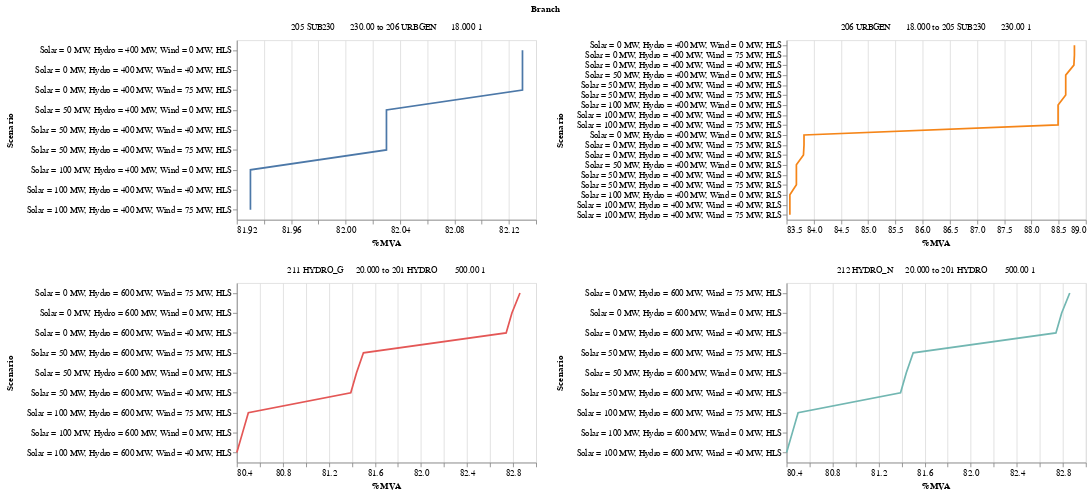

The code cell stored with this chart in its notebook:
### Code cell
alt.Chart(tran_fil).mark_line().encode(
    alt.X('%MVA', scale=alt.Scale(zero=False)),
    alt.Y('Scenario',axis = alt.Axis(labelLimit= 250, titleX=-260), sort='-x'),
    alt.Color('Branch', legend=None)).properties(height = 210, width =350).facet('Branch',columns=2).resolve_scale(x='independent', y = 'independent')

### Figure 1 — Vega-Lite specification as saved in the notebook (floating-point values rounded to 4 significant figures)
{"config": {"view": {"continuousWidth": 300, "continuousHeight": 300}}, "data": {"name": "data-14576bcae92f94c8ca749fac18a4b62a"}, "facet": {"field": "Branch", "type": "nominal"}, "spec": {"mark": {"type": "line"}, "encoding": {"color": {"field": "Branch", "legend": null, "type": "nominal"}, "x": {"field": "%MVA", "scale": {"zero": false}, "type": "quantitative"}, "y": {"axis": {"labelLimit": 250, "titleX": -260}, "field": "Scenario", "sort": "-x", "type": "nominal"}}, "height": 210, "width": 350}, "columns": 2, "resolve": {"scale": {"x": "independent", "y": "independent"}}, "$schema": "https://vega.github.io/schema/vega-lite/v5.20.1.json", "datasets": {"data-14576bcae92f94c8ca749fac18a4b62a": [{"Scenario": "Solar = 0 MW, Hydro = 400 MW, Wind = 0 MW, RLS", "From Bus": 206, "From Bus Ext": "URBGEN      18.000", "To Bus": 205, "To Bus Ext": "SUB230      230.00", "Ckt ID": 1, "Non Metered Bus": 206, " Branch I": 29981, "Branch Flow MW": 754.4, "Branch Flow MVAR": 600.0, "Branch MVA": 963.9, "MW Loss": 2.27, "MVAR Loss": 116.5, "Rate": 1150.0, "%I": 81.28, "%MVA": 83.82, "From Bus V": "18.000", "To Bus V": "230.00", "Branch": "206 URBGEN      18.000 to 205 SUB230      230.00 1"}, {"Scenario": "Solar = 0 MW, Hydro = 400 MW, Wind = 40 MW, RLS", "From Bus": 206, "From Bus Ext": "URBGEN      18.000", "To Bus": 205, "To Bus Ext": "SUB230      230.00", "Ckt ID": 1, "Non Metered Bus": 206, " Branch I": 29973, "Branch Flow MW": 754.3, "Branch Flow MVAR": 600.0, "Branch MVA": 963.9, "MW Loss": 2.27, "MVAR Loss": 116.4, "Rate": 1150.0, "%I": 81.26, "%MVA": 83.81, "From Bus V": "18.000", "To Bus V": "230.00", "Branch": "206 URBGEN      18.000 to 205 SUB230      230.00 1"}, {"Scenario": "Solar = 0 MW, Hydro = 400 MW, Wind = 75 MW, RLS", "From Bus": 206, "From Bus Ext": "URBGEN      18.000", "To Bus": 205, "To Bus Ext": "SUB230      230.00", "Ckt ID": 1, "Non Metered Bus": 206, " Branch I": 29986, "Branch Flow MW": 754.4, "Branch Flow MVAR": 600.0, "Branch MVA": 963.9, "MW Loss": 2.27, "MVAR Loss": 116.5, "Rate": 1150.0, "%I": 81.29, "%MVA": 83.82, "From Bus V": "18.000", "To Bus V": "230.00", "Branch": "206 URBGEN      18.000 to 205 SUB230      230.00 1"}, {"Scenario": "Solar = 0 MW, Hydro = 400 MW, Wind = 0 MW, HLS", "From Bus": 205, "From Bus Ext": "SUB230      230.00", "To Bus": 206, "To Bus Ext": "URBGEN      18.000", "Ckt ID": 1, "Non Metered Bus": 206, " Branch I": 2548, "Branch Flow MW": -823.5, "Branch Flow MVAR": -462.6, "Branch MVA": 944.5, "MW Loss": 2.68, "MVAR Loss": 137.4, "Rate": 1150.0, "%I": 88.28, "%MVA": 82.13, "From Bus V": "230.00", "To Bus V": "18.000", "Branch": "205 SUB230      230.00 to 206 URBGEN      18.000 1"}, {"Scenario": "Solar = 0 MW, Hydro = 400 MW, Wind = 0 MW, HLS", "From Bus": 206, "From Bus Ext": "URBGEN      18.000", "To Bus": 205, "To Bus Ext": "SUB230      230.00", "Ckt ID": 1, "Non Metered Bus": 206, " Branch I": 32564, "Branch Flow MW": 826.1, "Branch Flow MVAR": 600.0, "Branch MVA": 1021.0, "MW Loss": 2.68, "MVAR Loss": 137.4, "Rate": 1150.0, "%I": 88.28, "%MVA": 88.79, "From Bus V": "18.000", "To Bus V": "230.00", "Branch": "206 URBGEN      18.000 to 205 SUB230      230.00 1"}, {"Scenario": "Solar = 0 MW, Hydro = 400 MW, Wind = 40 MW, HLS", "From Bus": 205, "From Bus Ext": "SUB230      230.00", "To Bus": 206, "To Bus Ext": "URBGEN      18.000", "Ckt ID": 1, "Non Metered Bus": 206, " Branch I": 2547, "Branch Flow MW": -823.4, "Branch Flow MVAR": -462.7, "Branch MVA": 944.5, "MW Loss": 2.68, "MVAR Loss": 137.3, "Rate": 1150.0, "%I": 88.26, "%MVA": 82.13, "From Bus V": "230.00", "To Bus V": "18.000", "Branch": "205 SUB230      230.00 to 206 URBGEN      18.000 1"}, {"Scenario": "Solar = 0 MW, Hydro = 400 MW, Wind = 40 MW, HLS", "From Bus": 206, "From Bus Ext": "URBGEN      18.000", "To Bus": 205, "To Bus Ext": "SUB230      230.00", "Ckt ID": 1, "Non Metered Bus": 206, " Branch I": 32554, "Branch Flow MW": 826.1, "Branch Flow MVAR": 600.0, "Branch MVA": 1021.0, "MW Loss": 2.68, "MVAR Loss": 137.3, "Rate": 1150.0, "%I": 88.26, "%MVA": 88.78, "From Bus V": "18.000", "To Bus V": "230.00", "Branch": "206 URBGEN      18.000 to 205 SUB230      230.00 1"}, {"Scenario": "Solar = 0 MW, Hydro = 400 MW, Wind = 75 MW, HLS", "From Bus": 205, "From Bus Ext": "SUB230      230.00", "To Bus": 206, "To Bus Ext": "URBGEN      18.000", "Ckt ID": 1, "Non Metered Bus": 206, " Branch I": 2548, "Branch Flow MW": -823.5, "Branch Flow MVAR": -462.5, "Branch MVA": 944.5, "MW Loss": 2.68, "MVAR Loss": 137.4, "Rate": 1150.0, "%I": 88.3, "%MVA": 82.13, "From Bus V": "230.00", "To Bus V": "18.000", "Branch": "205 SUB230      230.00 to 206 URBGEN      18.000 1"}, {"Scenario": "Solar = 0 MW, Hydro = 400 MW, Wind = 75 MW, HLS", "From Bus": 206, "From Bus Ext": "URBGEN      18.000", "To Bus": 205, "To Bus Ext": "SUB230      230.00", "Ckt ID": 1, "Non Metered Bus": 206, " Branch I": 32570, "Branch Flow MW": 826.2, "Branch Flow MVAR": 600.0, "Branch MVA": 1021.0, "MW Loss": 2.68, "MVAR Loss": 137.4, "Rate": 1150.0, "%I": 88.3, "%MVA": 88.79, "From Bus V": "18.000", "To Bus V": "230.00", "Branch": "206 URBGEN      18.000 to 205 SUB230      230.00 1"}, {"Scenario": "Solar = 0 MW, Hydro = 600 MW, Wind = 0 MW, HLS", "From Bus": 211, "From Bus Ext": "HYDRO_G     20.000", "To Bus": 201, "To Bus Ext": "HYDRO       500.00", "Ckt ID": 1, "Non Metered Bus": 211, " Branch I": 17508, "Branch Flow MW": 600.0, "Branch Flow MVAR": 280.5, "Branch MVA": 662.3, "MW Loss": 2.57, "MVAR Loss": 78.17, "Rate": 800.0, "%I": 75.81, "%MVA": 82.79, "From Bus V": "20.000", "To Bus V": "500.00", "Branch": "211 HYDRO_G     20.000 to 201 HYDRO       500.00 1"}, {"Scenario": "Solar = 0 MW, Hydro = 600 MW, Wind = 0 MW, HLS", "From Bus": 212, "From Bus Ext": "HYDRO_N     20.000", "To Bus": 201, "To Bus Ext": "HYDRO       500.00", "Ckt ID": 1, "Non Metered Bus": 212, " Branch I": 17508, "Branch Flow MW": 600.0, "Branch Flow MVAR": 280.5, "Branch MVA": 662.3, "MW Loss": 2.57, "MVAR Loss": 78.17, "Rate": 800.0, "%I": 75.81, "%MVA": 82.79, "From Bus V": "20.000", "To Bus V": "500.00", "Branch": "212 HYDRO_N     20.000 to 201 HYDRO       500.00 1"}, {"Scenario": "Solar = 0 MW, Hydro = 600 MW, Wind = 40 MW, HLS", "From Bus": 211, "From Bus Ext": "HYDRO_G     20.000", "To Bus": 201, "To Bus Ext": "HYDRO       500.00", "Ckt ID": 1, "Non Metered Bus": 211, " Branch I": 17499, "Branch Flow MW": 600.0, "Branch Flow MVAR": 279.4, "Branch MVA": 661.9, "MW Loss": 2.57, "MVAR Loss": 78.09, "Rate": 800.0, "%I": 75.78, "%MVA": 82.74, "From Bus V": "20.000", "To Bus V": "500.00", "Branch": "211 HYDRO_G     20.000 to 201 HYDRO       500.00 1"}, {"Scenario": "Solar = 0 MW, Hydro = 600 MW, Wind = 40 MW, HLS", "From Bus": 212, "From Bus Ext": "HYDRO_N     20.000", "To Bus": 201, "To Bus Ext": "HYDRO       500.00", "Ckt ID": 1, "Non Metered Bus": 212, " Branch I": 17499, "Branch Flow MW": 600.0, "Branch Flow MVAR": 279.4, "Branch MVA": 661.9, "MW Loss": 2.57, "MVAR Loss": 78.09, "Rate": 800.0, "%I": 75.78, "%MVA": 82.74, "From Bus V": "20.000", "To Bus V": "500.00", "Branch": "212 HYDRO_N     20.000 to 201 HYDRO       500.00 1"}, {"Scenario": "Solar = 0 MW, Hydro = 600 MW, Wind = 75 MW, HLS", "From Bus": 211, "From Bus Ext": "HYDRO_G     20.000", "To Bus": 201, "To Bus Ext": "HYDRO       500.00", "Ckt ID": 1, "Non Metered Bus": 211, " Branch I": 17518, "Branch Flow MW": 600.0, "Branch Flow MVAR": 281.7, "Branch MVA": 662.9, "MW Loss": 2.58, "MVAR Loss": 78.26, "Rate": 800.0, "%I": 75.86, "%MVA": 82.86, "From Bus V": "20.000", "To Bus V": "500.00", "Branch": "211 HYDRO_G     20.000 to 201 HYDRO       500.00 1"}, {"Scenario": "Solar = 0 MW, Hydro = 600 MW, Wind = 75 MW, HLS", "From Bus": 212, "From Bus Ext": "HYDRO_N     20.000", "To Bus": 201, "To Bus Ext": "HYDRO       500.00", "Ckt ID": 1, "Non Metered Bus": 212, " Branch I": 17518, "Branch Flow MW": 600.0, "Branch Flow MVAR": 281.7, "Branch MVA": 662.9, "MW Loss": 2.58, "MVAR Loss": 78.26, "Rate": 800.0, "%I": 75.86, "%MVA": 82.86, "From Bus V": "20.000", "To Bus V": "500.00", "Branch": "212 HYDRO_N     20.000 to 201 HYDRO       500.00 1"}, {"Scenario": "Solar = 50 MW, Hydro = 400 MW, Wind = 0 MW, RLS", "From Bus": 206, "From Bus Ext": "URBGEN      18.000", "To Bus": 205, "To Bus Ext": "SUB230      230.00", "Ckt ID": 1, "Non Metered Bus": 206, " Branch I": 29833, "Branch Flow MW": 752.4, "Branch Flow MVAR": 600.0, "Branch MVA": 962.4, "MW Loss": 2.25, "MVAR Loss": 115.3, "Rate": 1150.0, "%I": 80.88, "%MVA": 83.68, "From Bus V": "18.000", "To Bus V": "230.00", "Branch": "206 URBGEN      18.000 to 205 SUB230      230.00 1"}, {"Scenario": "Solar = 50 MW, Hydro = 400 MW, Wind = 40 MW, RLS", "From Bus": 206, "From Bus Ext": "URBGEN      18.000", "To Bus": 205, "To Bus Ext": "SUB230      230.00", "Ckt ID": 1, "Non Metered Bus": 206, " Branch I": 29825, "Branch Flow MW": 752.4, "Branch Flow MVAR": 600.0, "Branch MVA": 962.3, "MW Loss": 2.25, "MVAR Loss": 115.3, "Rate": 1150.0, "%I": 80.86, "%MVA": 83.68, "From Bus V": "18.000", "To Bus V": "230.00", "Branch": "206 URBGEN      18.000 to 205 SUB230      230.00 1"}, {"Scenario": "Solar = 50 MW, Hydro = 400 MW, Wind = 75 MW, RLS", "From Bus": 206, "From Bus Ext": "URBGEN      18.000", "To Bus": 205, "To Bus Ext": "SUB230      230.00", "Ckt ID": 1, "Non Metered Bus": 206, " Branch I": 29837, "Branch Flow MW": 752.4, "Branch Flow MVAR": 600.0, "Branch MVA": 962.4, "MW Loss": 2.25, "MVAR Loss": 115.3, "Rate": 1150.0, "%I": 80.89, "%MVA": 83.68, "From Bus V": "18.000", "To Bus V": "230.00", "Branch": "206 URBGEN      18.000 to 205 SUB230      230.00 1"}, {"Scenario": "Solar = 50 MW, Hydro = 400 MW, Wind = 0 MW, HLS", "From Bus": 205, "From Bus Ext": "SUB230      230.00", "To Bus": 206, "To Bus Ext": "URBGEN      18.000", "Ckt ID": 1, "Non Metered Bus": 206, " Branch I": 2533, "Branch Flow MW": -821.3, "Branch Flow MVAR": -464.2, "Branch MVA": 943.4, "MW Loss": 2.65, "MVAR Loss": 135.8, "Rate": 1150.0, "%I": 87.78, "%MVA": 82.03, "From Bus V": "230.00", "To Bus V": "18.000", "Branch": "205 SUB230      230.00 to 206 URBGEN      18.000 1"}, {"Scenario": "Solar = 50 MW, Hydro = 400 MW, Wind = 0 MW, HLS", "From Bus": 206, "From Bus Ext": "URBGEN      18.000", "To Bus": 205, "To Bus Ext": "SUB230      230.00", "Ckt ID": 1, "Non Metered Bus": 206, " Branch I": 32377, "Branch Flow MW": 823.9, "Branch Flow MVAR": 600.0, "Branch MVA": 1019.0, "MW Loss": 2.65, "MVAR Loss": 135.8, "Rate": 1150.0, "%I": 87.78, "%MVA": 88.63, "From Bus V": "18.000", "To Bus V": "230.00", "Branch": "206 URBGEN      18.000 to 205 SUB230      230.00 1"}, {"Scenario": "Solar = 50 MW, Hydro = 400 MW, Wind = 40 MW, HLS", "From Bus": 205, "From Bus Ext": "SUB230      230.00", "To Bus": 206, "To Bus Ext": "URBGEN      18.000", "Ckt ID": 1, "Non Metered Bus": 206, " Branch I": 2533, "Branch Flow MW": -821.2, "Branch Flow MVAR": -464.2, "Branch MVA": 943.4, "MW Loss": 2.65, "MVAR Loss": 135.7, "Rate": 1150.0, "%I": 87.75, "%MVA": 82.03, "From Bus V": "230.00", "To Bus V": "18.000", "Branch": "205 SUB230      230.00 to 206 URBGEN      18.000 1"}, {"Scenario": "Solar = 50 MW, Hydro = 400 MW, Wind = 40 MW, HLS", "From Bus": 206, "From Bus Ext": "URBGEN      18.000", "To Bus": 205, "To Bus Ext": "SUB230      230.00", "Ckt ID": 1, "Non Metered Bus": 206, " Branch I": 32367, "Branch Flow MW": 823.9, "Branch Flow MVAR": 600.0, "Branch MVA": 1019.0, "MW Loss": 2.65, "MVAR Loss": 135.7, "Rate": 1150.0, "%I": 87.75, "%MVA": 88.63, "From Bus V": "18.000", "To Bus V": "230.00", "Branch": "206 URBGEN      18.000 to 205 SUB230      230.00 1"}, {"Scenario": "Solar = 50 MW, Hydro = 400 MW, Wind = 75 MW, HLS", "From Bus": 205, "From Bus Ext": "SUB230      230.00", "To Bus": 206, "To Bus Ext": "URBGEN      18.000", "Ckt ID": 1, "Non Metered Bus": 206, " Branch I": 2534, "Branch Flow MW": -821.3, "Branch Flow MVAR": -464.1, "Branch MVA": 943.4, "MW Loss": 2.65, "MVAR Loss": 135.9, "Rate": 1150.0, "%I": 87.79, "%MVA": 82.03, "From Bus V": "230.00", "To Bus V": "18.000", "Branch": "205 SUB230      230.00 to 206 URBGEN      18.000 1"}, {"Scenario": "Solar = 50 MW, Hydro = 400 MW, Wind = 75 MW, HLS", "From Bus": 206, "From Bus Ext": "URBGEN      18.000", "To Bus": 205, "To Bus Ext": "SUB230      230.00", "Ckt ID": 1, "Non Metered Bus": 206, " Branch I": 32382, "Branch Flow MW": 823.9, "Branch Flow MVAR": 600.0, "Branch MVA": 1019.0, "MW Loss": 2.65, "MVAR Loss": 135.9, "Rate": 1150.0, "%I": 87.79, "%MVA": 88.63, "From Bus V": "18.000", "To Bus V": "230.00", "Branch": "206 URBGEN      18.000 to 205 SUB230      230.00 1"}, {"Scenario": "Solar = 50 MW, Hydro = 600 MW, Wind = 0 MW, HLS", "From Bus": 211, "From Bus Ext": "HYDRO_G     20.000", "To Bus": 201, "To Bus Ext": "HYDRO       500.00", "Ckt ID": 1, "Non Metered Bus": 211, " Branch I": 17302, "Branch Flow MW": 600.0, "Branch Flow MVAR": 254.0, "Branch MVA": 651.6, "MW Loss": 2.51, "MVAR Loss": 76.34, "Rate": 800.0, "%I": 74.92, "%MVA": 81.44, "From Bus V": "20.000", "To Bus V": "500.00", "Branch": "211 HYDRO_G     20.000 to 201 HYDRO       500.00 1"}, {"Scenario": "Solar = 50 MW, Hydro = 600 MW, Wind = 0 MW, HLS", "From Bus": 212, "From Bus Ext": "HYDRO_N     20.000", "To Bus": 201, "To Bus Ext": "HYDRO       500.00", "Ckt ID": 1, "Non Metered Bus": 212, " Branch I": 17302, "Branch Flow MW": 600.0, "Branch Flow MVAR": 254.0, "Branch MVA": 651.6, "MW Loss": 2.51, "MVAR Loss": 76.34, "Rate": 800.0, "%I": 74.92, "%MVA": 81.44, "From Bus V": "20.000", "To Bus V": "500.00", "Branch": "212 HYDRO_N     20.000 to 201 HYDRO       500.00 1"}, {"Scenario": "Solar = 50 MW, Hydro = 600 MW, Wind = 40 MW, HLS", "From Bus": 211, "From Bus Ext": "HYDRO_G     20.000", "To Bus": 201, "To Bus Ext": "HYDRO       500.00", "Ckt ID": 1, "Non Metered Bus": 211, " Branch I": 17294, "Branch Flow MW": 600.0, "Branch Flow MVAR": 252.9, "Branch MVA": 651.1, "MW Loss": 2.51, "MVAR Loss": 76.27, "Rate": 800.0, "%I": 74.89, "%MVA": 81.39, "From Bus V": "20.000", "To Bus V": "500.00", "Branch": "211 HYDRO_G     20.000 to 201 HYDRO       500.00 1"}, {"Scenario": "Solar = 50 MW, Hydro = 600 MW, Wind = 40 MW, HLS", "From Bus": 212, "From Bus Ext": "HYDRO_N     20.000", "To Bus": 201, "To Bus Ext": "HYDRO       500.00", "Ckt ID": 1, "Non Metered Bus": 212, " Branch I": 17294, "Branch Flow MW": 600.0, "Branch Flow MVAR": 252.9, "Branch MVA": 651.1, "MW Loss": 2.51, "MVAR Loss": 76.27, "Rate": 800.0, "%I": 74.89, "%MVA": 81.39, "From Bus V": "20.000", "To Bus V": "500.00", "Branch": "212 HYDRO_N     20.000 to 201 HYDRO       500.00 1"}, {"Scenario": "Solar = 50 MW, Hydro = 600 MW, Wind = 75 MW, HLS", "From Bus": 211, "From Bus Ext": "HYDRO_G     20.000", "To Bus": 201, "To Bus Ext": "HYDRO       500.00", "Ckt ID": 1, "Non Metered Bus": 211, " Branch I": 17310, "Branch Flow MW": 600.0, "Branch Flow MVAR": 255.1, "Branch MVA": 652.0, "MW Loss": 2.52, "MVAR Loss": 76.41, "Rate": 800.0, "%I": 74.96, "%MVA": 81.5, "From Bus V": "20.000", "To Bus V": "500.00", "Branch": "211 HYDRO_G     20.000 to 201 HYDRO       500.00 1"}, {"Scenario": "Solar = 50 MW, Hydro = 600 MW, Wind = 75 MW, HLS", "From Bus": 212, "From Bus Ext": "HYDRO_N     20.000", "To Bus": 201, "To Bus Ext": "HYDRO       500.00", "Ckt ID": 1, "Non Metered Bus": 212, " Branch I": 17310, "Branch Flow MW": 600.0, "Branch Flow MVAR": 255.1, "Branch MVA": 652.0, "MW Loss": 2.52, "MVAR Loss": 76.41, "Rate": 800.0, "%I": 74.96, "%MVA": 81.5, "From Bus V": "20.000", "To Bus V": "500.00", "Branch": "212 HYDRO_N     20.000 to 201 HYDRO       500.00 1"}, {"Scenario": "Solar = 100 MW, Hydro = 400 MW, Wind = 0 MW, RLS", "From Bus": 206, "From Bus Ext": "URBGEN      18.000", "To Bus": 205, "To Bus Ext": "SUB230      230.00", "Ckt ID": 1, "Non Metered Bus": 206, " Branch I": 29719, "Branch Flow MW": 750.7, "Branch Flow MVAR": 600.0, "Branch MVA": 961.0, "MW Loss": 2.23, "MVAR Loss": 114.4, "Rate": 1150.0, "%I": 80.57, "%MVA": 83.56, "From Bus V": "18.000", "To Bus V": "230.00", "Branch": "206 URBGEN      18.000 to 205 SUB230      230.00 1"}, {"Scenario": "Solar = 100 MW, Hydro = 400 MW, Wind = 40 MW, RLS", "From Bus": 206, "From Bus Ext": "URBGEN      18.000", "To Bus": 205, "To Bus Ext": "SUB230      230.00", "Ckt ID": 1, "Non Metered Bus": 206, " Branch I": 29712, "Branch Flow MW": 750.6, "Branch Flow MVAR": 600.0, "Branch MVA": 961.0, "MW Loss": 2.23, "MVAR Loss": 114.4, "Rate": 1150.0, "%I": 80.55, "%MVA": 83.56, "From Bus V": "18.000", "To Bus V": "230.00", "Branch": "206 URBGEN      18.000 to 205 SUB230      230.00 1"}, {"Scenario": "Solar = 100 MW, Hydro = 400 MW, Wind = 75 MW, RLS", "From Bus": 206, "From Bus Ext": "URBGEN      18.000", "To Bus": 205, "To Bus Ext": "SUB230      230.00", "Ckt ID": 1, "Non Metered Bus": 206, " Branch I": 29723, "Branch Flow MW": 750.7, "Branch Flow MVAR": 600.0, "Branch MVA": 961.0, "MW Loss": 2.23, "MVAR Loss": 114.5, "Rate": 1150.0, "%I": 80.58, "%MVA": 83.56, "From Bus V": "18.000", "To Bus V": "230.00", "Branch": "206 URBGEN      18.000 to 205 SUB230      230.00 1"}, {"Scenario": "Solar = 100 MW, Hydro = 400 MW, Wind = 0 MW, HLS", "From Bus": 205, "From Bus Ext": "SUB230      230.00", "To Bus": 206, "To Bus Ext": "URBGEN      18.000", "Ckt ID": 1, "Non Metered Bus": 206, " Branch I": 2522, "Branch Flow MW": -819.3, "Branch Flow MVAR": -465.4, "Branch MVA": 942.2, "MW Loss": 2.63, "MVAR Loss": 134.6, "Rate": 1150.0, "%I": 87.39, "%MVA": 81.93, "From Bus V": "230.00", "To Bus V": "18.000", "Branch": "205 SUB230      230.00 to 206 URBGEN      18.000 1"}, {"Scenario": "Solar = 100 MW, Hydro = 400 MW, Wind = 0 MW, HLS", "From Bus": 206, "From Bus Ext": "URBGEN      18.000", "To Bus": 205, "To Bus Ext": "SUB230      230.00", "Ckt ID": 1, "Non Metered Bus": 206, " Branch I": 32236, "Branch Flow MW": 821.9, "Branch Flow MVAR": 600.0, "Branch MVA": 1018.0, "MW Loss": 2.63, "MVAR Loss": 134.6, "Rate": 1150.0, "%I": 87.39, "%MVA": 88.49, "From Bus V": "18.000", "To Bus V": "230.00", "Branch": "206 URBGEN      18.000 to 205 SUB230      230.00 1"}, {"Scenario": "Solar = 100 MW, Hydro = 400 MW, Wind = 40 MW, HLS", "From Bus": 205, "From Bus Ext": "SUB230      230.00", "To Bus": 206, "To Bus Ext": "URBGEN      18.000", "Ckt ID": 1, "Non Metered Bus": 206, " Branch I": 2522, "Branch Flow MW": -819.3, "Branch Flow MVAR": -465.4, "Branch MVA": 942.2, "MW Loss": 2.62, "MVAR Loss": 134.6, "Rate": 1150.0, "%I": 87.37, "%MVA": 81.93, "From Bus V": "230.00", "To Bus V": "18.000", "Branch": "205 SUB230      230.00 to 206 URBGEN      18.000 1"}, {"Scenario": "Solar = 100 MW, Hydro = 400 MW, Wind = 40 MW, HLS", "From Bus": 206, "From Bus Ext": "URBGEN      18.000", "To Bus": 205, "To Bus Ext": "SUB230      230.00", "Ckt ID": 1, "Non Metered Bus": 206, " Branch I": 32226, "Branch Flow MW": 821.9, "Branch Flow MVAR": 600.0, "Branch MVA": 1018.0, "MW Loss": 2.62, "MVAR Loss": 134.6, "Rate": 1150.0, "%I": 87.37, "%MVA": 88.49, "From Bus V": "18.000", "To Bus V": "230.00", "Branch": "206 URBGEN      18.000 to 205 SUB230      230.00 1"}, {"Scenario": "Solar = 100 MW, Hydro = 400 MW, Wind = 75 MW, HLS", "From Bus": 205, "From Bus Ext": "SUB230      230.00", "To Bus": 206, "To Bus Ext": "URBGEN      18.000", "Ckt ID": 1, "Non Metered Bus": 206, " Branch I": 2523, "Branch Flow MW": -819.3, "Branch Flow MVAR": -465.3, "Branch MVA": 942.2, "MW Loss": 2.63, "MVAR Loss": 134.7, "Rate": 1150.0, "%I": 87.41, "%MVA": 81.93, "From Bus V": "230.00", "To Bus V": "18.000", "Branch": "205 SUB230      230.00 to 206 URBGEN      18.000 1"}, {"Scenario": "Solar = 100 MW, Hydro = 400 MW, Wind = 75 MW, HLS", "From Bus": 206, "From Bus Ext": "URBGEN      18.000", "To Bus": 205, "To Bus Ext": "SUB230      230.00", "Ckt ID": 1, "Non Metered Bus": 206, " Branch I": 32241, "Branch Flow MW": 822.0, "Branch Flow MVAR": 600.0, "Branch MVA": 1018.0, "MW Loss": 2.63, "MVAR Loss": 134.7, "Rate": 1150.0, "%I": 87.41, "%MVA": 88.49, "From Bus V": "18.000", "To Bus V": "230.00", "Branch": "206 URBGEN      18.000 to 205 SUB230      230.00 1"}, {"Scenario": "Solar = 100 MW, Hydro = 600 MW, Wind = 0 MW, HLS", "From Bus": 211, "From Bus Ext": "HYDRO_G     20.000", "To Bus": 201, "To Bus Ext": "HYDRO       500.00", "Ckt ID": 1, "Non Metered Bus": 211, " Branch I": 17154, "Branch Flow MW": 600.0, "Branch Flow MVAR": 232.9, "Branch MVA": 643.6, "MW Loss": 2.47, "MVAR Loss": 75.04, "Rate": 800.0, "%I": 74.28, "%MVA": 80.45, "From Bus V": "20.000", "To Bus V": "500.00", "Branch": "211 HYDRO_G     20.000 to 201 HYDRO       500.00 1"}, {"Scenario": "Solar = 100 MW, Hydro = 600 MW, Wind = 0 MW, HLS", "From Bus": 212, "From Bus Ext": "HYDRO_N     20.000", "To Bus": 201, "To Bus Ext": "HYDRO       500.00", "Ckt ID": 1, "Non Metered Bus": 212, " Branch I": 17154, "Branch Flow MW": 600.0, "Branch Flow MVAR": 232.9, "Branch MVA": 643.6, "MW Loss": 2.47, "MVAR Loss": 75.04, "Rate": 800.0, "%I": 74.28, "%MVA": 80.45, "From Bus V": "20.000", "To Bus V": "500.00", "Branch": "212 HYDRO_N     20.000 to 201 HYDRO       500.00 1"}, {"Scenario": "Solar = 100 MW, Hydro = 600 MW, Wind = 40 MW, HLS", "From Bus": 211, "From Bus Ext": "HYDRO_G     20.000", "To Bus": 201, "To Bus Ext": "HYDRO       500.00", "Ckt ID": 1, "Non Metered Bus": 211, " Branch I": 17147, "Branch Flow MW": 600.0, "Branch Flow MVAR": 231.8, "Branch MVA": 643.2, "MW Loss": 2.47, "MVAR Loss": 74.98, "Rate": 800.0, "%I": 74.25, "%MVA": 80.4, "From Bus V": "20.000", "To Bus V": "500.00", "Branch": "211 HYDRO_G     20.000 to 201 HYDRO       500.00 1"}, {"Scenario": "Solar = 100 MW, Hydro = 600 MW, Wind = 40 MW, HLS", "From Bus": 212, "From Bus Ext": "HYDRO_N     20.000", "To Bus": 201, "To Bus Ext": "HYDRO       500.00", "Ckt ID": 1, "Non Metered Bus": 212, " Branch I": 17147, "Branch Flow MW": 600.0, "Branch Flow MVAR": 231.8, "Branch MVA": 643.2, "MW Loss": 2.47, "MVAR Loss": 74.98, "Rate": 800.0, "%I": 74.25, "%MVA": 80.4, "From Bus V": "20.000", "To Bus V": "500.00", "Branch": "212 HYDRO_N     20.000 to 201 HYDRO       500.00 1"}, {"Scenario": "Solar = 100 MW, Hydro = 600 MW, Wind = 75 MW, HLS", "From Bus": 211, "From Bus Ext": "HYDRO_G     20.000", "To Bus": 201, "To Bus Ext": "HYDRO       500.00", "Ckt ID": 1, "Non Metered Bus": 211, " Branch I": 17161, "Branch Flow MW": 600.0, "Branch Flow MVAR": 233.8, "Branch MVA": 644.0, "MW Loss": 2.47, "MVAR Loss": 75.1, "Rate": 800.0, "%I": 74.31, "%MVA": 80.5, "From Bus V": "20.000", "To Bus V": "500.00", "Branch": "211 HYDRO_G     20.000 to 201 HYDRO       500.00 1"}, {"Scenario": "Solar = 100 MW, Hydro = 600 MW, Wind = 75 MW, HLS", "From Bus": 212, "From Bus Ext": "HYDRO_N     20.000", "To Bus": 201, "To Bus Ext": "HYDRO       500.00", "Ckt ID": 1, "Non Metered Bus": 212, " Branch I": 17161, "Branch Flow MW": 600.0, "Branch Flow MVAR": 233.8, "Branch MVA": 644.0, "MW Loss": 2.47, "MVAR Loss": 75.1, "Rate": 800.0, "%I": 74.31, "%MVA": 80.5, "From Bus V": "20.000", "To Bus V": "500.00", "Branch": "212 HYDRO_N     20.000 to 201 HYDRO       500.00 1"}]}}
